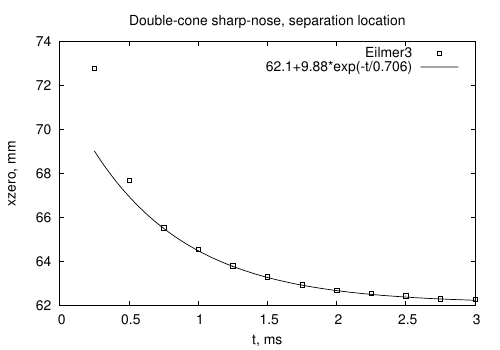

This chart was generated by the following gnuplot code:
# separation-location.gnuplot

xzero(t) = xf + dx * exp(-t/tau)
xf = 62.1
dx = 9.88
tau = 0.706
# Couldn't get gnuplot to behave for fitting the function.
# Have used scipy instead.
# fit xzero(t) './separation-location.data' using ($1*1000):($2*1000) via xf, dx, tau

set term postscript eps 20
set output 'separation-location.eps'
set title 'Double-cone sharp-nose, separation location'
set ylabel 'xzero, mm'
set xlabel 't, ms'
set key top right
plot './separation-location.data' using ($1*1000):($2*1000) \
    title 'Eilmer3' with points pt 4, \
    xzero(x) title '62.1+9.88*exp(-t/0.706)' with lines ls 1 lw 2 
